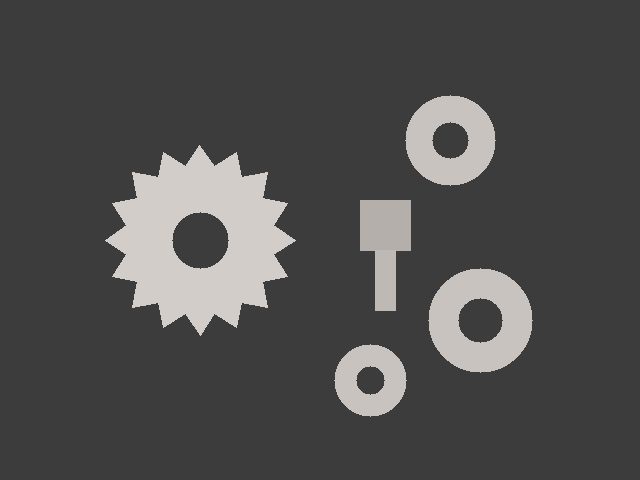
#> input picture samples/metal_parts.png, 640 x 480 px; its folder holds only this picture in this run
$ python -i operators.py   (imports and definitions only)   (older library calls are emulated)
#> lines starting #> are read from the running program, lines starting #| are printed output that depends on the picture; after the words box and inside, x2 and y2 are one past the last pixel; in counts of white or black regions, pixels touching at a corner belong together
### core/session_manager.py
"""
NaviVision Studio - Multi-Tenant Session Manager
按 Session ID 隔离 Pipeline 实例，彻底解决并发与多标签页状态串扰
"""

import time
import threading
from typing import Dict, Optional, List, Any
from core.pipeline import Pipeline


class SessionManager:
    def __init__(self, max_idle_seconds: float = 3600.0, max_sessions: int = 100):
        self._sessions: Dict[str, Pipeline] = {}
        self._last_active: Dict[str, float] = {}
        self._lock = threading.Lock()
        self.max_idle_seconds = max_idle_seconds
        self.max_sessions = max_sessions

    # [35 lines left out: functions get_pipeline, remove_session, _cleanup_expired, not called in this run]


# 全局单例管理器
session_manager = SessionManager()

### core/operators.py
"""
NaviVision Studio (OpenDevelop) - Vision Operators Library
对应并平替 HALCON 经典核心算子:
- read_image, rgb1_to_gray
- threshold, auto_threshold_otsu
- connection (连通域打散, 支持 4/8 连通)
- select_shape (面积、圆度、长宽比、紧致度筛选)
- morphology (dilation, erosion, opening, closing)
- edges_subpix (Canny + 亚像素精确轮廓 XLD)
- measure_region (统计中心、外接矩形、拟合圆)
"""

import cv2
import numpy as np
import math
from typing import List, Tuple, Dict, Any, Optional
from core.types import Region, RegionObject, XLDContour


# [448 lines left out: functions read_image_from_path, read_image_from_bytes, rgb1_to_gray, calc_histogram, threshold, auto_threshold_otsu and 8 more, not called in this run]

>>> import cv2
>>> picture = cv2.imread('../samples/metal_parts.png', cv2.IMREAD_GRAYSCALE)
#> picture: shape (480, 640); min 60, max 205, mean 77.9
>>> result = auto_threshold_otsu(picture)
#> in auto_threshold_otsu, `val, mask = cv2.threshold(gray_img, 0, 255, flag + cv2.THRESH_OTSU)`:
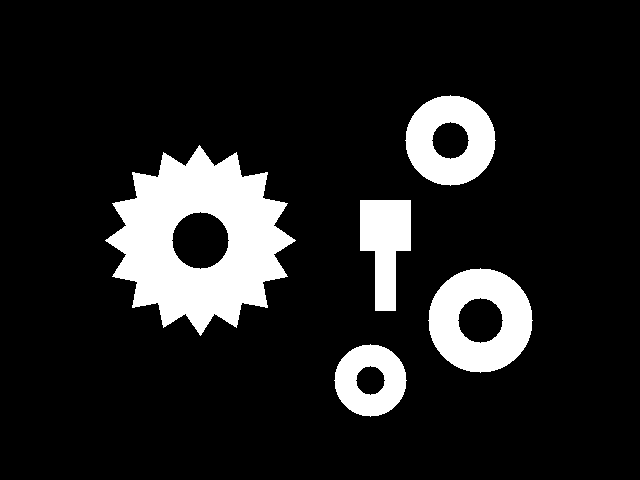
#> mask: shape (480, 640); 13% white; 5 white regions, box (x1, y1, x2, y2) and area: (105, 145, 296, 336) 20163, (428, 268, 533, 373) 6980, (405, 95, 496, 186) 5352, (360, 200, 411, 311) 3861, (334, 344, 407, 417) 3440
#> in auto_threshold_otsu, `val, mask = cv2.threshold(gray_img, 0, 255, flag + cv2.THRESH_OTSU)`: val = 60

$ run again, on samples/pcb_components.png
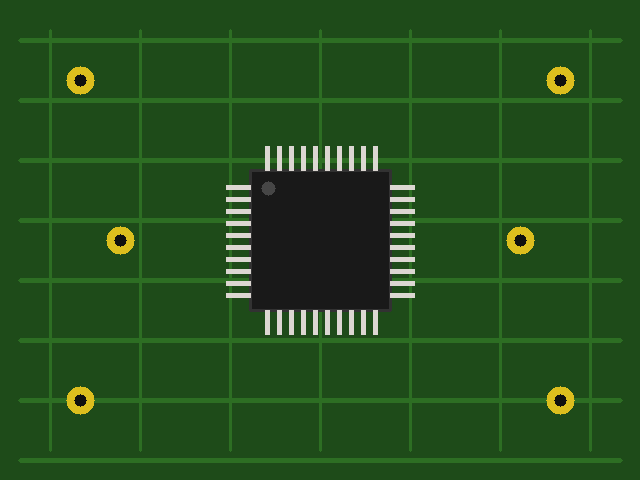
#> input picture samples/pcb_components.png, 640 x 480 px
#> `picture = cv2.imread('../samples/metal_parts.png', cv2.IMREAD_GRAYSCALE)`:
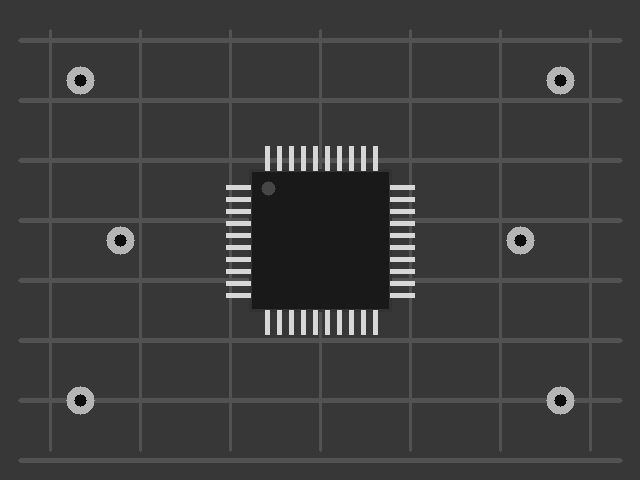
#> picture: shape (480, 640); min 15, max 215, mean 59.5
#> in auto_threshold_otsu, `val, mask = cv2.threshold(gray_img, 0, 255, flag + cv2.THRESH_OTSU)`:
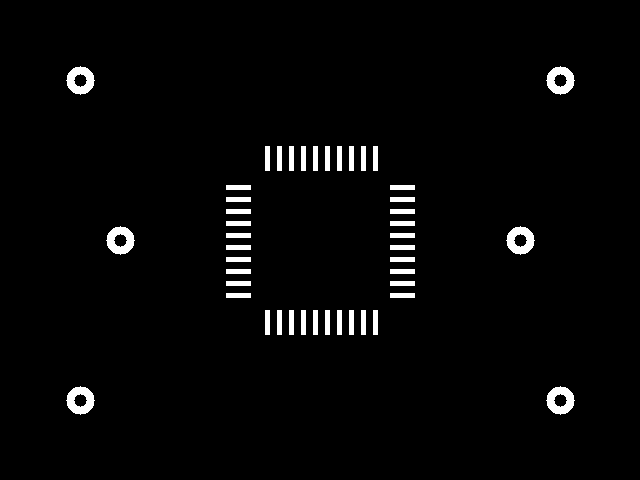
#> mask: shape (480, 640); 2.6% white; 46 white regions, largest, box (x1, y1, x2, y2) and area: (66, 66, 95, 95) 500, (546, 66, 575, 95) 500, (106, 226, 135, 255) 500
#> val = 82

$ run again, on samples/pills_inspection.png
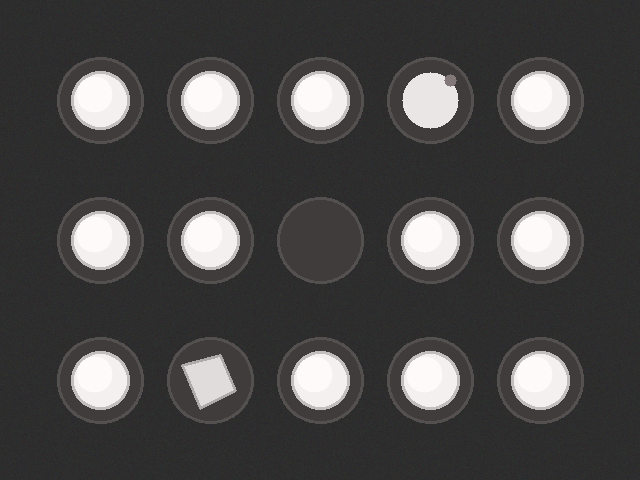
#> input picture samples/pills_inspection.png, 640 x 480 px
#> in auto_threshold_otsu, `val, mask = cv2.threshold(gray_img, 0, 255, flag + cv2.THRESH_OTSU)`:
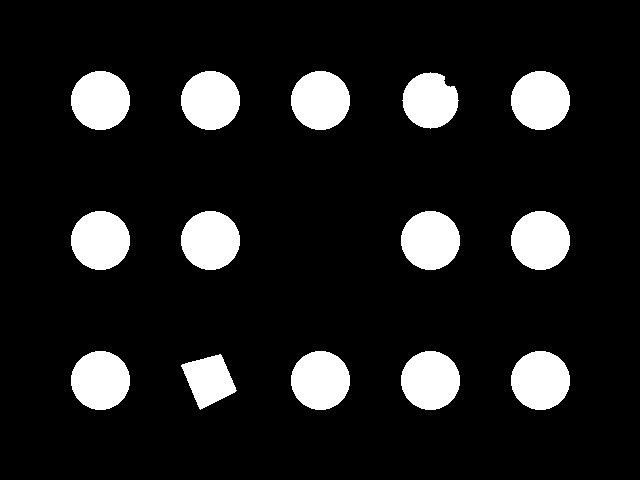
#> mask: shape (480, 640); 12.1% white; 14 white regions, largest, box (x1, y1, x2, y2) and area: (71, 71, 130, 130) 2733, (181, 71, 240, 130) 2733, (291, 71, 350, 130) 2733
#> val = 122
